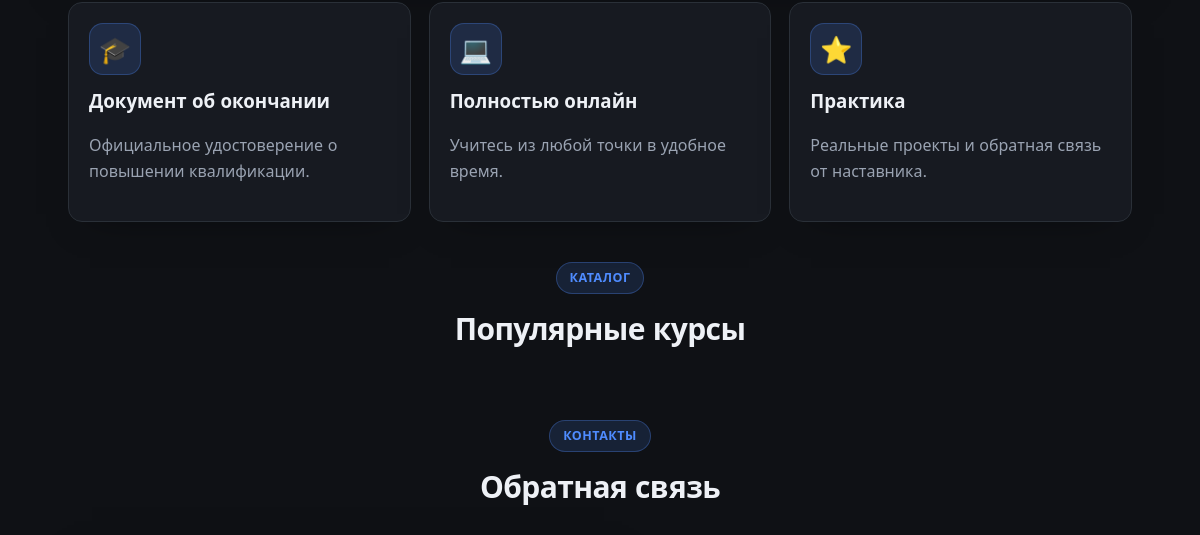
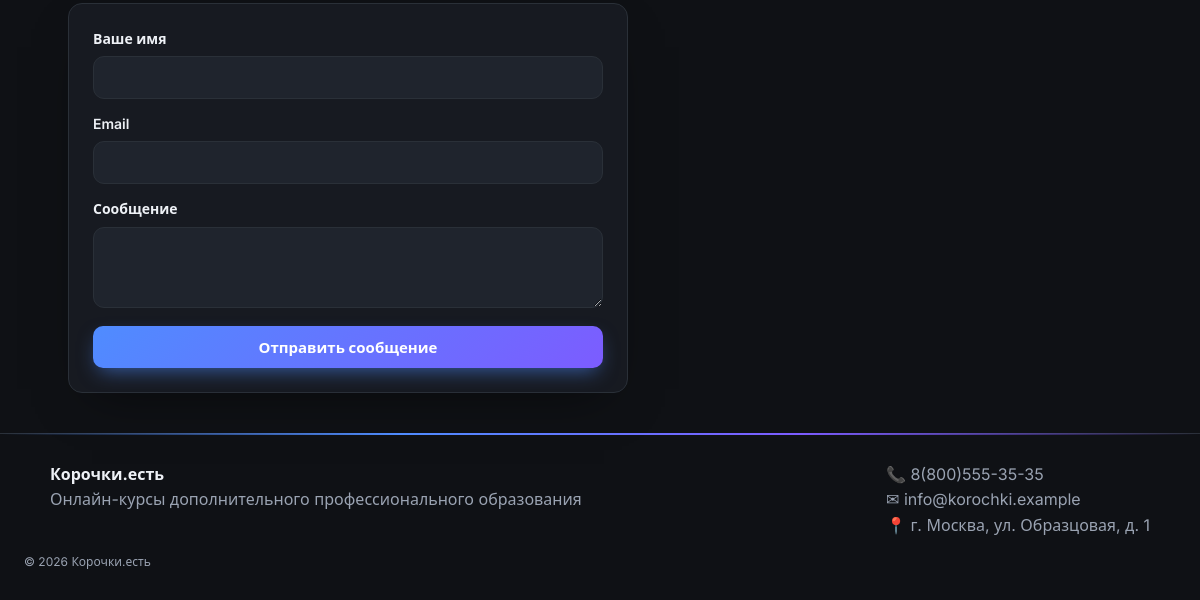
The app's page / (lower part), older data (2 pictures, top to bottom).
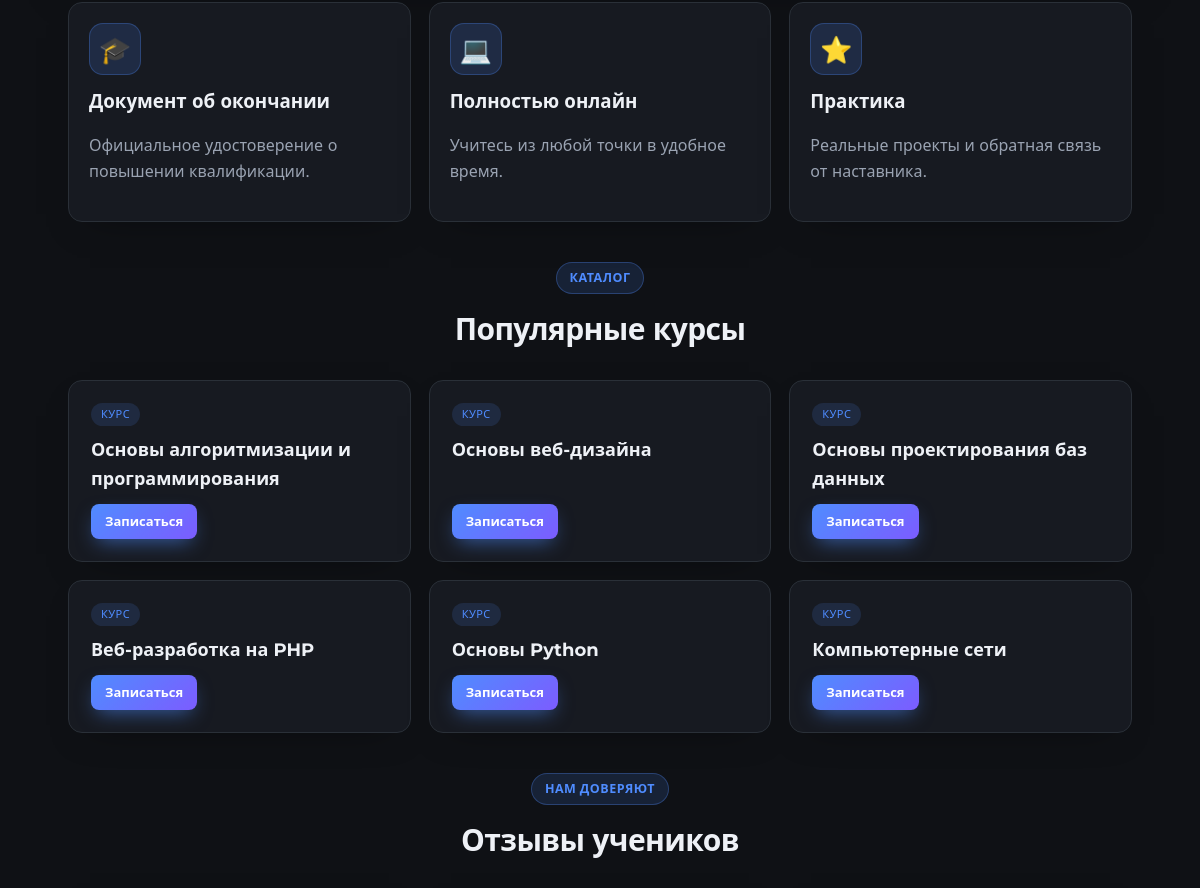
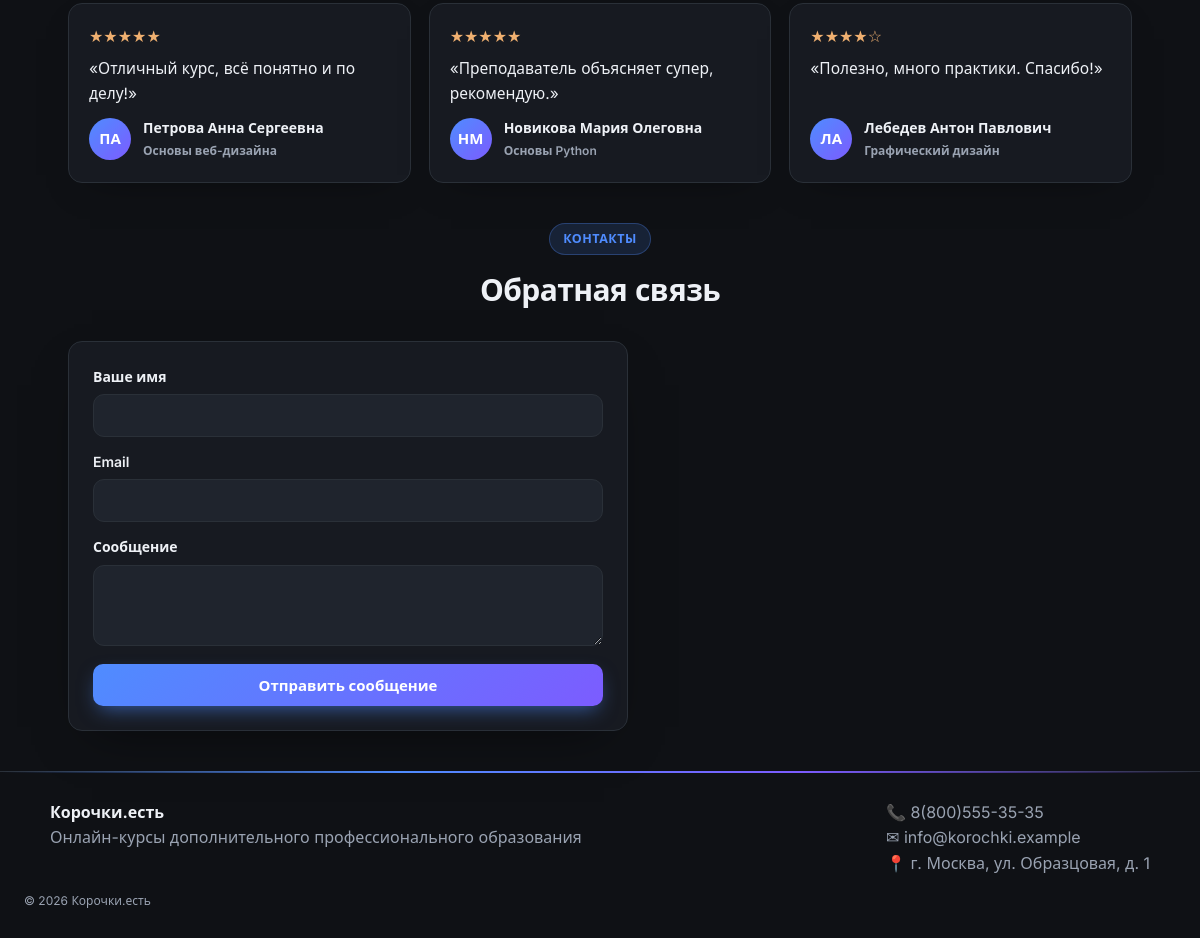
The same page, newer data (2 pictures, top to bottom).
### tables this page shows
CREATE TABLE courses (
    id INT AUTO_INCREMENT PRIMARY KEY,
    name VARCHAR(150) NOT NULL,
    is_active TINYINT(1) DEFAULT 1
);

CREATE TABLE reviews (
    id INT AUTO_INCREMENT PRIMARY KEY,
    user_id INT NOT NULL,
    order_id INT NULL,
    course_name VARCHAR(150) NOT NULL,
    rating TINYINT NOT NULL DEFAULT 5,
    text VARCHAR(1000) NOT NULL,
    created_at DATETIME DEFAULT CURRENT_TIMESTAMP,
    FOREIGN KEY (user_id) REFERENCES users(id),
    FOREIGN KEY (order_id) REFERENCES orders(id)
);

CREATE TABLE users (
    id INT AUTO_INCREMENT PRIMARY KEY,
    login VARCHAR(50) NOT NULL UNIQUE,
    password VARCHAR(255) NOT NULL,
    fio VARCHAR(150) NOT NULL,
    phone VARCHAR(30) NOT NULL,
    email VARCHAR(150) NOT NULL,
    created_at DATETIME DEFAULT CURRENT_TIMESTAMP
);

### theme.php (called while the page is built, shortened)
<?php
function theme($path = null) {
    global $THEME;
    $ref = $THEME;
    foreach (explode('.', $path) as $k) {
        $ref = $ref[$k] ?? null;
    }
    return $ref;
}

### helpers.php (called while the page is built, shortened)
<?php
function e($s): string {
    return htmlspecialchars((string)$s, ENT_QUOTES, 'UTF-8');
}

### db.php (called while the page is built, shortened)
<?php
function db(): PDO {
    static $pdo = null;
    if ($pdo !== null) return $pdo;
    $dsn = 'mysql:host=' . DB_HOST . ';port=' . DB_PORT . ';charset=utf8mb4';
    $pass = getenv('DB_PASS_OVERRIDE') !== false ? getenv('DB_PASS_OVERRIDE') : DB_PASS;
    try {
        $pdo = new PDO($dsn, DB_USER, $pass, [
            PDO::ATTR_ERRMODE            => PDO::ERRMODE_EXCEPTION,
            PDO::ATTR_DEFAULT_FETCH_MODE => PDO::FETCH_ASSOC,
            PDO::ATTR_EMULATE_PREPARES   => false,
        ]);
    } catch (PDOException $e) {
        die('Не удалось подключиться к MySQL: ' . $e->getMessage()
            . ' — проверь, что в XAMPP запущен MySQL и пароль в config.php верный.');
    }
    $pdo->exec('CREATE DATABASE IF NOT EXISTS `' . DB_NAME . '` CHARACTER SET utf8mb4 COLLATE utf8mb4_unicode_ci');
    $pdo->exec('USE `' . DB_NAME . '`');
    seed_if_empty($pdo);
    return $pdo;
}
function seed_if_empty(PDO $pdo): void {
    if ((int)$pdo->query('SELECT COUNT(*) c FROM courses')->fetch()['c'] === 0) {
        $ins = $pdo->prepare('INSERT INTO courses (name) VALUES (?)');
        foreach (app('courses') as $name) $ins->execute([$name]);
    }
    if ((int)$pdo->query('SELECT COUNT(*) c FROM users')->fetch()['c'] === 0) {
        $hash = hash_password('Parol12345');
        $users = [
            ['ivanov1',   'Иванов Иван Иванович',      '8(900)111-22-33', 'ivanov@mail.ru'],
            ['petrova1',  'Петрова Анна Сергеевна',    '8(900)111-22-34', 'petrova@mail.ru'],
            ['sidorov1',  'Сидоров Пётр Петрович',     '8(900)111-22-35', 'sidorov@mail.ru'],
            ['kozlov12',  'Козлов Дмитрий Андреевич',  '8(900)111-22-36', 'kozlov@mail.ru'],
            ['novikova1', 'Новикова Мария Олеговна',   '8(900)111-22-37', 'novikova@mail.ru'],
            ['morozov1',  'Морозов Сергей Николаевич', '8(900)111-22-38', 'morozov@mail.ru'],
            ['volkova12', 'Волкова Елена Викторовна',  '8(900)111-22-39', 'volkova@mail.ru'],
            ['lebedev12', 'Лебедев Антон Павлович',    '8(900)111-22-40', 'lebedev@mail.ru'],
            ['sokolova1', 'Соколова Ольга Дмитриевна', '8(900)111-22-41', 'sokolova@mail.ru'],
            ['popov1234', 'Попов Алексей Михайлович',  '8(900)111-22-42', 'popov@mail.ru'],
        ];
        $ins = $pdo->prepare('INSERT INTO users (login,password,fio,phone,email) VALUES (?,?,?,?,?)');
        foreach ($users as $u) $ins->execute([$u[0], $hash, $u[1], $u[2], $u[3]]);
    }
    if ((int)$pdo->query('SELECT COUNT(*) c FROM orders')->fetch()['c'] === 0) {
        $statuses = array_keys(app('statuses'));
        $payments = app('payment_types');
        $courses  = app('courses');
        $ins = $pdo->prepare('INSERT INTO orders (user_id,course_name,desired_date,payment_type,status) VALUES (?,?,?,?,?)');
        for ($i = 1; $i <= 10; $i++) {
            $status = $i === 1 ? 'done' : $statuses[$i % count($statuses)];
            $ins->execute([
                $i,
                $courses[($i - 1) % count($courses)],
                str_pad((string)(($i % 28) + 1), 2, '0', STR_PAD_LEFT) . '.09.2025',
                $payments[$i % count($payments)],
                $status,
            ]);
        }
    }
    if ((int)$pdo->query('SELECT COUNT(*) c FROM reviews')->fetch()['c'] === 0) {
        $reviews = [
            [2, 'Основы веб-дизайна',                    5, 'Отличный курс, всё понятно и по делу!'],
            [5, 'Основы алгоритмизации и программирования', 5, 'Преподаватель объясняет супер, рекомендую.'],
            [8, 'Веб-разработка на PHP',                  4, 'Полезно, много практики. Спасибо!'],
        ];
        $ins = $pdo->prepare('INSERT INTO reviews (user_id,course_name,rating,text) VALUES (?,?,?,?)');
        foreach ($reviews as $r) $ins->execute($r);
    }
    if ((int)$pdo->query('SELECT COUNT(*) c FROM feedback')->fetch()['c'] === 0) {
        $ins = $pdo->prepare('INSERT INTO feedback (name,email,message) VALUES (?,?,?)');
        $ins->execute(['Гость', 'guest@mail.ru', 'Подскажите, есть ли рассрочка на обучение?']);
        $ins->execute(['Мария', 'maria@mail.ru', 'Хочу записаться на курс по дизайну, как начать?']);
    }
}
function q(string $sql, array $params = []): array {
    $st = db()->prepare($sql); $st->execute($params); return $st->fetchAll();
}

### auth.php (called while the page is built, shortened)
<?php
require_once __DIR__ . '/db.php';
require_once __DIR__ . '/helpers.php';
function current_user(): ?array {
    if (empty($_SESSION['user_id'])) return null;
    return one('SELECT * FROM users WHERE id = ?', [$_SESSION['user_id']]);
}

### index.php (the view, shortened to what this page needs)
<?php
require_once __DIR__ . '/layout.php';
$courses = q('SELECT name FROM courses WHERE is_active = 1 ORDER BY id LIMIT 6');
$reviews = q('SELECT r.*, u.fio FROM reviews r JOIN users u ON u.id = r.user_id ORDER BY r.created_at DESC LIMIT 6');
layout_header('');
?>
<section class="features">
    <?php foreach (theme('features') as $ft): ?>
        <div class="feature card-soft">
            <div class="feature-icon"><?= $ft['icon'] ?></div>
            <h3><?= e($ft['title']) ?></h3>
            <p class="muted"><?= e($ft['text']) ?></p>
        </div>
    <?php endforeach; ?>
</section>
<section class="block">
    <div class="block-head"><span class="eyebrow">Каталог</span><h2>Популярные курсы</h2></div>
    <div class="courses-grid">
        <?php foreach ($courses as $cr): ?>
            <div class="course-card card-soft">
                <div class="course-badge">Курс</div>
                <h3><?= e($cr['name']) ?></h3>
                <a class="btn-mini" href="<?= current_user() ? 'order.php' : 'login.php' ?>">Записаться</a>
            </div>
        <?php endforeach; ?>
    </div>
</section>
<?php if ($reviews): ?>
<section class="block">
    <div class="block-head"><span class="eyebrow">Нам доверяют</span><h2>Отзывы учеников</h2></div>
    <div class="reviews-grid">
        <?php foreach ($reviews as $rv): ?>
            <?php
                $parts = preg_split('/\s+/', trim($rv['fio']));
                $initials = mb_strtoupper(mb_substr($parts[0] ?? '', 0, 1) . mb_substr($parts[1] ?? '', 0, 1));
            ?>
            <blockquote class="review card-soft">
                <div class="stars"><?= str_repeat('★', (int)$rv['rating']) . str_repeat('☆', 5 - (int)$rv['rating']) ?></div>
                <p>«<?= e($rv['text']) ?>»</p>
                <footer class="review-author">
                    <span class="avatar"><?= e($initials) ?></span>
                    <span><?= e($rv['fio']) ?><br><span class="muted small"><?= e($rv['course_name']) ?></span></span>
                </footer>
            </blockquote>
        <?php endforeach; ?>
    </div>
</section>
<?php endif; ?>
<section class="block" id="contacts">
    <div class="block-head"><span class="eyebrow">Контакты</span><h2>Обратная связь</h2></div>
    <form method="post" class="card feedback-card">
        <label>Ваше имя <input name="name" required></label>
        <label>Email <input type="email" name="email" required></label>
        <label>Сообщение <textarea name="message" rows="3" required></textarea></label>
        <button type="submit">Отправить сообщение</button>
    </form>
</section>
<?php
layout_footer();

### layout.php (shortened to what this page needs)
<?php
require_once __DIR__ . '/auth.php';
function layout_header(string $title, string $icon = '', string $caption = ''): void {
    ?>
<!DOCTYPE html>
<html lang="ru">
<head>
    <link rel="stylesheet" href="assets/style.css">
</head>
<body>
<main class="container fade-in">
<?php
}
function layout_footer(): void {
    $ct = theme('contacts');
    ?>
</main>
<footer class="footer">
    <div class="footer-cols">
        <div><strong><?= e(theme('site_name')) ?></strong><br><span class="muted"><?= e(theme('tagline')) ?></span></div>
        <div class="muted">
            📞 <?= e($ct['phone']) ?><br>
            ✉ <?= e($ct['email']) ?><br>
            📍 <?= e($ct['address']) ?>
        </div>
    </div>
    <div class="muted small">© <?= date('Y') ?> <?= e(theme('site_name')) ?></div>
</footer>
</body>
</html>
<?php
}

Row changes from the older to the newer data that the page shows:
added courses: name "Основы алгоритмизации и программирования"
added courses: name "Основы веб-дизайна"
added courses: name "Основы проектирования баз данных"
added courses: name "Веб-разработка на PHP"
added courses: name "Основы Python"
added courses: name "Компьютерные сети"
added reviews: rating "★★★★★", text "Отличный курс, всё понятно и по делу!", user.fio "ПА", user.fio "Петрова Анна Сергеевна", course_name "Основы веб-дизайна"
added reviews: rating "★★★★★", text "Преподаватель объясняет супер, рекомендую.", user.fio "НМ", user.fio "Новикова Мария Олеговна", course_name "Основы Python"
added reviews: rating "★★★★", rating "☆", text "Полезно, много практики. Спасибо!", user.fio "ЛА", user.fio "Лебедев Антон Павлович", course_name "Графический дизайн"
Text that changed along with them:
text now shown: "НАМ ДОВЕРЯЮТ Отзывы учеников"
